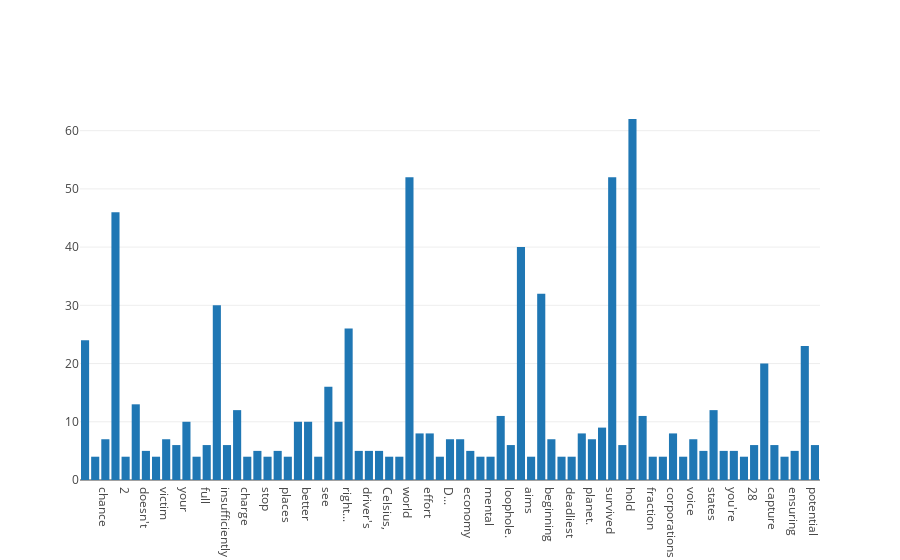

The code cell stored with this chart in its notebook:
### Code cell
import plotly
from plotly.offline import iplot, init_notebook_mode
from plotly import tools
import plotly.graph_objs as go
init_notebook_mode(connected=True)
 
trace = {'type': 'bar', 'x': list(unique_words), 'y': list(word_histogram2.values())}
 
plotly.offline.iplot({'data': [trace]})

### Figure 1 — Plotly figure (JSON) as saved in the notebook; plotly's stock layout.template omitted (floating-point values rounded to 4 significant figures; data arrays with more than 128 entries replaced by an {"elided": "..."} marker saying what was removed)
{"data": [{"type": "bar", "uid": "74c0c20e-1e20-4791-b9e6-7aa57942a911", "x": {"elided": "695 str values"}, "y": [24, 4, 7, 46, 4, 13, 5, 4, 7, 6, 10, 4, 6, 30, 6, 12, 4, 5, 4, 5, 4, 10, 10, 4, 16, 10, 26, 5, 5, 5, 4, 4, 52, 8, 8, 4, 7, 7, 5, 4, 4, 11, 6, 40, 4, 32, 7, 4, 4, 8, 7, 9, 52, 6, 62, 11, 4, 4, 8, 4, 7, 5, 12, 5, 5, 4, 6, 20, 6, 4, 5, 23, 6]}], "layout": {}}
